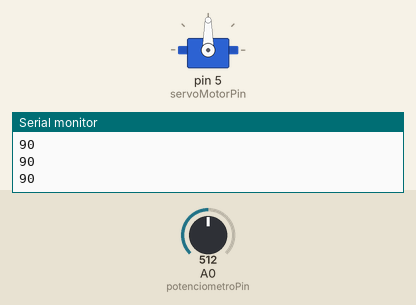
Recording of a sketch running on a simulated Arduino Uno, built with avr-gcc and run on an emulated ATmega328P. Shown: servo, the last lines printed to the serial monitor. The inputs (shaded band) are chosen by the test bench; at power-on: A0 (potenciometroPin) = 512.

Above: at 1.2 s.
1.3 s: A0 (potenciometroPin) set to 716
At 2.2 s:
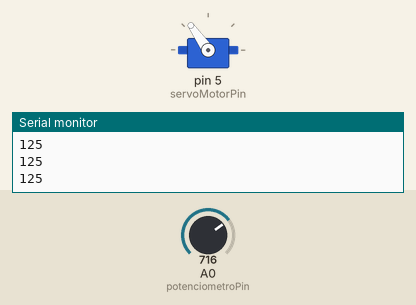
2.8 s: A0 (potenciometroPin) set to 900
At 3.7 s:
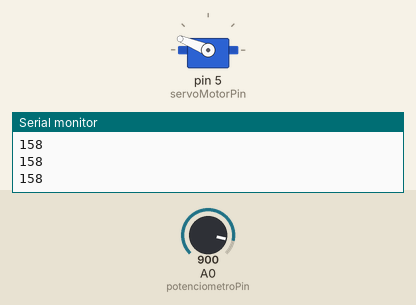
4.3 s: A0 (potenciometroPin) set to 1023
At 4.6 s:
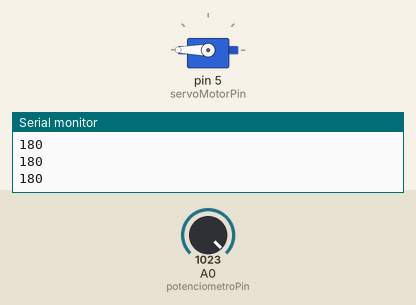
5.8 s: A0 (potenciometroPin) set to 306
At 6.7 s:
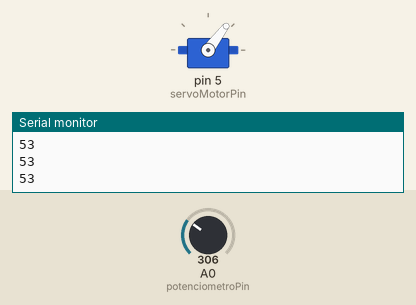
7.3 s: A0 (potenciometroPin) set to 122
At 8.0 s:
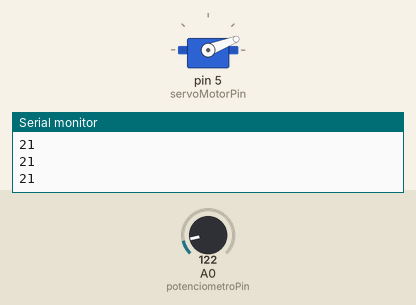
8.8 s: A0 (potenciometroPin) set to 0
At 9.4 s:
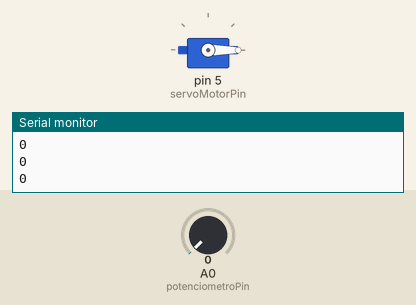
Timing chart, 0 to 11.3 s (numbered marks = the images above; inputs shaded):
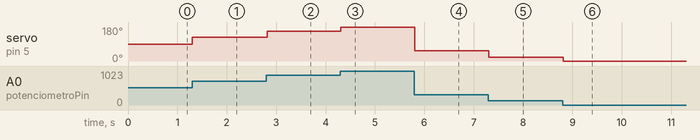

The sketch:

servoMotor.ino
```cpp
#include <Servo.h>

Servo servoMotorObj;
int const potenciometroPin = 0;
int const servoMotorPin = 5;
int valPotenciometro;

void setup() {
  Serial.begin(9600);
  servoMotorObj.attach(servoMotorPin);
}

void loop() {
  valPotenciometro =  analogRead(potenciometroPin);

  valPotenciometro = map(valPotenciometro, 0, 1023,0,180);
  Serial.println(valPotenciometro);
  servoMotorObj.write(valPotenciometro);

  delay(15);
}
```

Measured:
- after the input at 1.3 s, servo on pin 5 (servoMotorPin): 90° → 125° at once
- after the input at 2.8 s, servo on pin 5 (servoMotorPin): 125° → 158° at once
- after the input at 4.3 s, servo on pin 5 (servoMotorPin): 158° → 180° at once
- after the input at 5.8 s, servo on pin 5 (servoMotorPin): 180° → 53° at once
- after the input at 7.3 s, servo on pin 5 (servoMotorPin): 53° → 21° at once
- after the input at 8.8 s, servo on pin 5 (servoMotorPin): 21° → 0° at once
